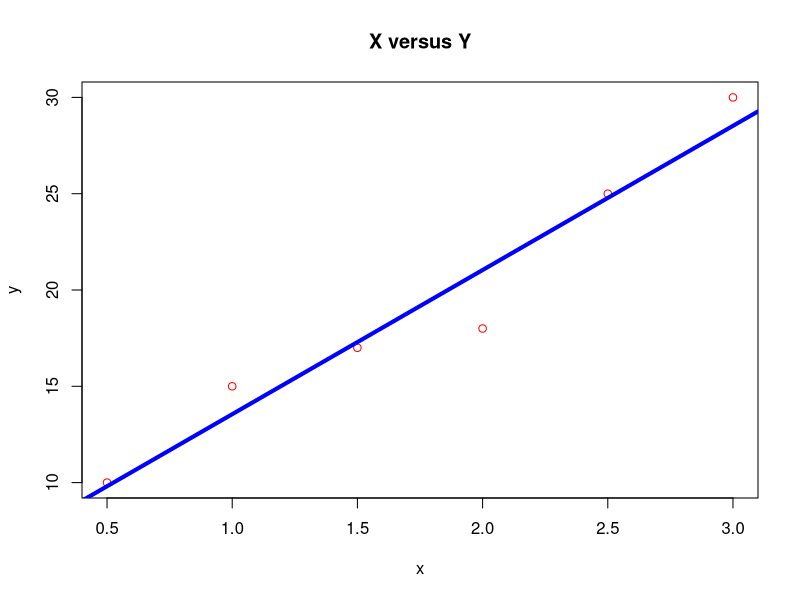

Write R code to recreate this figure.
x = c(0.5,1,1.5,2,2.5,3)
y = c(10,15,17,18,25,30)
plot(x,y,col = "red",main =  "X versus Y")
cor(x,y)
relation = lm(y~x)
print(relation)
abline(relation,col = "blue",lwd = 4)
a = data.frame(x = c(0.7,1.2,1.7))
predict(relation,a)